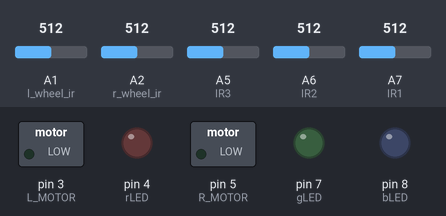
Bench run of a sketch on a simulated Arduino Nano, built with avr-gcc and run on an emulated ATmega328P. Shown: switched loads named in the sketch (green lamp = pin HIGH), output pins drawn as LEDs (lit = HIGH). The inputs (shaded band) are chosen by the test bench; at power-on: A5 (IR3) = 512, A6 (IR2) = 512, A7 (IR1) = 512, A1 (l_wheel_ir) = 512, A2 (r_wheel_ir) = 512. What the sketch prints to the serial monitor is not drawn.

Above: at 1.2 s.
1.3 s: A5 (IR3) set to 467
2.8 s: A5 (IR3) set to 443
At 4.9 s:
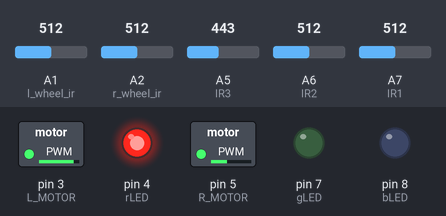
5.2 s: A6 (IR2) set to 306
At 5.7 s:
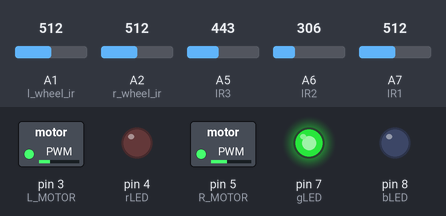
6.7 s: A7 (IR1) set to 423
8.2 s: A7 (IR1) set to 404
At 9.4 s:
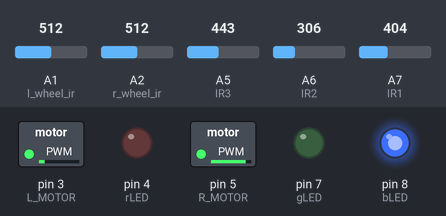
9.8 s: A5 (IR3) set to 424
11.3 s: A5 (IR3) set to 399
At 12.7 s:
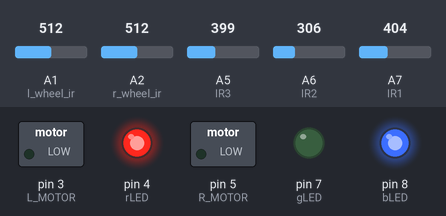
Timing chart, 0 to 13.8 s (numbered marks = the images above; inputs shaded):
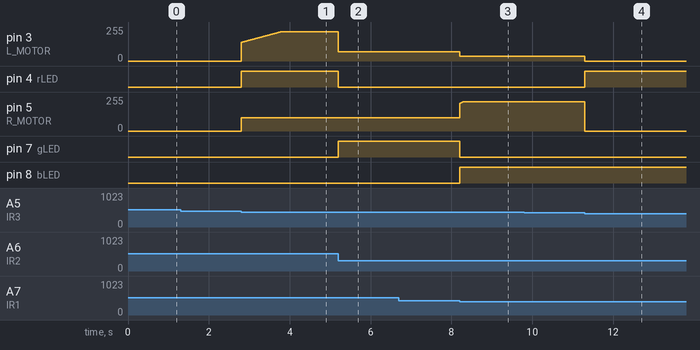

Measured:
- the behaviour switches between 452 and 451 on A5 (IR3) (found by bisection; images 0 and 1)
- the behaviour switches between 412 and 411 on A7 (IR1) (found by bisection; images 2 and 3)
- the behaviour switches between 412 and 411 on A5 (IR3) (found by bisection; images 3 and 4)
- after the input at 1.3 s, every drawn part: stays the same
- after the input at 2.8 s, pin 3 (L_MOTOR): moves from 0/255 to 220/255 over 0.98 s, starting at once; pin 4 (rLED): LOW → HIGH at once; pin 5 (R_MOTOR): 0/255 → 100/255 at once
- after the input at 5.2 s, pin 3 (L_MOTOR): 220/255 → 70/255 at once; pin 4 (rLED): HIGH → LOW at once; pin 7 (gLED): LOW → HIGH at once
- after the input at 6.7 s, every drawn part: stays the same
- after the input at 8.2 s, pin 3 (L_MOTOR): 70/255 → 35/255 at once; pin 5 (R_MOTOR): moves from 100/255 to 220/255 over 0.09 s, starting at once; pin 7 (gLED): HIGH → LOW at once; pin 8 (bLED): LOW → HIGH at once
- after the input at 9.8 s, every drawn part: stays the same
- after the input at 11.3 s, pin 3 (L_MOTOR): 35/255 → 0/255 at once; pin 4 (rLED): LOW → HIGH at once; pin 5 (R_MOTOR): 220/255 → 0/255 at once

The sketch:

sketch_ee3_project.ino
```cpp
#define IR1 A7//leftir
#define IR2 A6//midir
#define IR3 A5//rightir

#define rLED 4
#define gLED 7
#define bLED 8

#define L_MOTOR 3
#define R_MOTOR 5

#define r_wheel_ir 2
#define l_wheel_ir 1

#define PWM_HIGH_MOTOR 190

const int basespeedR = 115-15;
const int basespeedL = 80-10;

template<class T> inline Print &operator <<(Print &obj, T arg) { obj.print(arg); return obj; }
const int DT = 1;
int offs[5];
int avg = 0;

struct pid { //Note that because we have two different types of distance sensors (Andrew's works a little differently than Jeffrey's we should have two different errors. To stay straight though we can just use one side right?)
  double integral;
  int prev = 0;
  double kp = 0.7; //the ks should be negative to counteract error
  double ki = 0.08;
  double kd = 0.8;
};

struct ir_in{
  int x,y,z,lw,rw;
};

void resetPid(struct pid *e) {
  e->integral = 0;
  e->prev = 0;
}

int ChangeOutput(int input, int changedetected){
  if(changedetected){
      return PWM_HIGH_MOTOR;
    }
  return input;
}

int getFix(struct pid *e, int error) {
  double d = (error - e->prev)/DT;
  e->integral += error * DT;
  e->prev = error;
  int r = abs(e->kp * error + e->ki * e->integral + e->kd * d);
  //Serial << "GetFix: " << r << " \n";
  return r;
}

inline struct ir_in ir_read(){
  ir_in ir_struct;
  int x = analogRead(IR1);
  int y = analogRead(IR2);
  int z = analogRead(IR3);
  int rw = analogRead(r_wheel_ir);
  int lw = analogRead(l_wheel_ir);
  if(x > offs[0]){
    x = offs[0];
    }
  if(y > offs[1]){
    y = offs[1];
  }
  if(z > offs[2]){
    z = offs[2];
    }
  if (rw > offs[3])
    rw = offs[3];
  if (lw > offs[4])
    lw = offs[4];
  ir_struct.x = map(x, 0, offs[0], 255, 0);
  ir_struct.y = map(y, 0, offs[1], 255, 0);
  ir_struct.z = map(z, 0, offs[2], 255, 0);
  ir_struct.rw = map(rw, 0, offs[3], 255, 0);
  ir_struct.lw = map(lw, 0, offs[4], 255, 0);
  return ir_struct;
}

void blink_5_LEDs(int option){
  if(option == 1){ //blue option
    digitalWrite(L_MOTOR, 150);
    for(int i = 0; i < 5; i++){
     digitalWrite(bLED, HIGH);
     //delay((unsigned long)20);
     digitalWrite(bLED, LOW);
    }
  }
  else if(option == 3){ //red option
    digitalWrite(R_MOTOR,150);
    for(int i = 0; i < 5; i++){
      digitalWrite(rLED, HIGH);
      //delay((unsigned long)20);
      digitalWrite(rLED, LOW);
    }
  }
  else if(option == 2){ //both
    digitalWrite(R_MOTOR, 150);
    digitalWrite(L_MOTOR, 150);
    for(int i = 0; i < 5; i++){
     digitalWrite(bLED, HIGH);
     digitalWrite(rLED, HIGH);
     //delay((unsigned long)20);
     digitalWrite(bLED, LOW);
     digitalWrite(rLED, LOW);
    }
  }
  return;
}

void resetLEDs(){digitalWrite(gLED, LOW); digitalWrite(bLED, LOW); digitalWrite(rLED, LOW);};

void Turn_Perpendicular(){ //Turns left when detects that we're perpendicular to the line. This should hardly go on.
  while(analogRead(IR1) < 40 || analogRead(IR2) < 40 || analogRead(IR3) < 40){
    analogWrite(L_MOTOR, 130);
    analogWrite(R_MOTOR, 0);
    digitalWrite(bLED, HIGH);
    }
    digitalWrite(bLED, LOW);
    analogWrite(L_MOTOR, 0);
    analogWrite(R_MOTOR, 0);
  }

void time_straight(unsigned int t_time){
  for(int i = 0; i < t_time; i++){
     digitalWrite(gLED, HIGH);
     digitalWrite(rLED, LOW);
     digitalWrite(bLED, LOW);
     digitalWrite(R_MOTOR, basespeedR);
     digitalWrite(L_MOTOR, basespeedL);
    }
}

pid lman; pid rman;
int motor_readings1[8];
int motor_readings2[8];
int m_increment = 0;
int changedetected = 0;
int changedetected1 = 0;
int lastaction = 0; //0 turn right, 1 turn left
bool detectedexit = 0;
void process(ir_in& ir_struct, int& rmotor, int& lmotor){
  const int tolerance_level = 20;/*
  if(m_increment == 7){
    for(int i = 0; i < 8; i++){
      if(!changedetected && (motor_readings1[i] - motor_readings1[0] > tolerance_level))
        {
          changedetected = 1; //true
          break;
        }
      else
        changedetected = 0; //false
    }//We should insert a function that jumpstarts the motors, or just add a constant value to the PID instead?
    for(int j = 0; j < 8; j++){
       if(!changedetected1 && (motor_readings2[j] - motor_readings2[0] > tolerance_level))
        {
          changedetected1 = 1; //true
          break;
        }
      else
        changedetected1 = 0; //false
      }
      //blink_5_LEDs((int)changedetected1*2 + (int)changedetected); //Only occurs at the end of the array
    }*/
  changedetected = 0; //debug to stop this portion
  changedetected1 = 0;
  int rError = abs(ir_struct.y - ir_struct.x);
  int lError = abs(ir_struct.y - ir_struct.z);
//  Serial << "x1:  " << ir_struct.x << "  y1:  " << ir_struct.y << "  z1:  " << ir_struct.z << "  \n";  //Previously in loop to test IR
  const int level = 50; //Threshold level. Above 40 means black detected, below that means white.
  const int level_mid = 58;
  if(ir_struct.x > level){
    if(ir_struct.y > level){
      if(ir_struct.z > level && ir_struct.y > level && ir_struct.z > level){
        //We're perpendicular to the line. Turn right until we hit the line again.
          lmotor = 0;
          rmotor = 0;
          digitalWrite(bLED, HIGH);
          digitalWrite(rLED, HIGH);
          digitalWrite(gLED, LOW);
          detectedexit = 1;
        }
       else{
          lastaction = 1;
          digitalWrite(bLED, HIGH);
          digitalWrite(rLED, LOW);
          digitalWrite(gLED, LOW);
          rmotor = constrain(int(basespeedR + getFix(&rman, rError)), basespeedR/2, 220); //ChangeDetected ->1st -> Right Motor
          lmotor = constrain(int(basespeedL - getFix(&lman, lError)), basespeedL/2, 220); //ChangeDetected1 -> 2nd -> Left Motor
        //We should update PID to go to the left a little bit
        }
      }
    else{
          lastaction = 1;
          digitalWrite(bLED, HIGH);
          digitalWrite(rLED, LOW);
          digitalWrite(gLED, LOW);
          rmotor = (constrain(int(basespeedR + getFix(&rman, rError)), basespeedR/2, 220));
          lmotor = (constrain(int(basespeedL - getFix(&lman, lError)), basespeedL/2, 220));
        //We should update PID to go to the left a little bit
      }
    }
  else{
    if(ir_struct.y > 90){
        lastaction = 3;
        digitalWrite(gLED, HIGH);
        digitalWrite(rLED, LOW);
        digitalWrite(bLED, LOW);
        //We're completely in a straight line. Reset pid integral error in order to make PID recalibrated.
        resetPid(&lman); resetPid(&rman);
        rmotor = basespeedR;
        lmotor = basespeedL;
      }
    if(ir_struct.y > level){
      if(ir_struct.z > level + 7){
        lastaction = 0;
          digitalWrite(bLED, LOW);
          digitalWrite(gLED, LOW);
          digitalWrite(rLED, HIGH);
          lmotor = constrain(int(basespeedL + getFix(&lman, lError)), basespeedL/2, 220);
          rmotor = constrain(int(basespeedR - getFix(&rman, rError)), basespeedR/2, 220);
        //TURN RIGHT
        }
      else{
        lastaction = 3;
        digitalWrite(gLED, HIGH);
        digitalWrite(rLED, LOW);
        digitalWrite(bLED, LOW);
        //We're completely in a straight line. Reset pid integral error in order to make PID recalibrated.
        resetPid(&lman); resetPid(&rman);
        rmotor = basespeedR;
        lmotor = basespeedL;
        }
      }
     else if(ir_struct.z > 30){//Update PID to go to the left a lot.
      //TURN RIGHT
          lastaction = 0;
          digitalWrite(rLED, HIGH);
          digitalWrite(bLED, LOW);
          digitalWrite(gLED, LOW);
          lmotor = constrain(int(basespeedL + getFix(&lman, lError)), basespeedL/2, 220);
          rmotor = constrain(int(basespeedR - getFix(&rman, rError)), basespeedR/2, 220);
     }
     else{//No line to follow, we finished (Jumpstart and see where we can go after this)
      /*
      if(lastaction == 0){
          digitalWrite(rLED, HIGH);
          digitalWrite(bLED, LOW);
          digitalWrite(gLED, LOW);
          lmotor = constrain(int(basespeedL + 15), basespeedL/2, 220);
          rmotor = basespeedR;
        }
      else if(lastaction == 1){
          digitalWrite(bLED, HIGH);
          digitalWrite(rLED, LOW);
          digitalWrite(gLED, LOW);
          rmotor = constrain(int(basespeedR + 15), basespeedR/2, 220);
          lmotor = basespeedL;
        }
     */
     }
  }
}
void setup() {
  rman.kd = -0.0115; //kd should always be negative on rman and lman
  rman.ki = 0.001;
  //rman.ki = 0.01;
  //rman.kp = 4.2;
  rman.kp = 2.2;
  lman.ki = 0.001;
  //lman.ki = 0.01;
  lman.kd = -0.0115;
  //lman.kp = 4.0;
  lman.kp = 2.0;

  for(int i = 0; i < 8; i++){motor_readings1[i] = 0; motor_readings2[i] = 0;}
  Serial.begin(9600);
  offs[0] = 0;
  offs[1] = 0;
  offs[2] = 0;
  offs[3] = 0;
  offs[4] = 0;
  pinMode(IR1, INPUT);
  pinMode(IR2, INPUT);

  pinMode(gLED, OUTPUT);
  pinMode(rLED, OUTPUT);
  pinMode(bLED, OUTPUT);

  int nsamples = 5;
  for(int i = 0; i < nsamples; i++){
    avg += analogRead(IR2);
    offs[0] += analogRead(IR1);
    offs[1] += analogRead(IR2);
    offs[2] += analogRead(IR3);
    offs[3] += analogRead(r_wheel_ir);
    offs[4] += analogRead(l_wheel_ir);
    Serial << "avg:" << avg;
  }
  offs[0] = offs[0]/nsamples;
  offs[1] = offs[1]/nsamples;
  offs[2] = offs[2]/nsamples;
  offs[3] = offs[3]/nsamples;
  offs[4] = offs[4]/nsamples;
  avg = avg/nsamples;
  Serial << "offs" << offs[0] << " " << offs[1] << "\n";

  //Serial << "x1:  " << ir_struct.x << "  y1:  " << ir_struct.y << "  z1:  " << ir_struct.z << "  \n";  //Previously in loop to test IR
}

int rmotor = 0; int lmotor = 0; unsigned tick_cnt = 0;
void loop() {
  ir_in ir_struct = ir_read();
  //Serial << "RW: " << ir_struct.rw << "\n LW: " << ir_struct.lw << "\n";
  if(tick_cnt > 50 && !detectedexit){
   analogWrite(R_MOTOR, rmotor);
   analogWrite(L_MOTOR, lmotor);
   process(ir_struct, rmotor, lmotor);
  }
  else{
    analogWrite(R_MOTOR, LOW);
    analogWrite(L_MOTOR, LOW);
    //time_straight(500);
   }
  if(tick_cnt % 50){ //Only runs every 50th tick count
    motor_readings1[m_increment] = ir_struct.rw;
    motor_readings2[m_increment] = ir_struct.lw;
    if(m_increment < 7)
     m_increment++;
    else
      m_increment = 0;
  }
  tick_cnt++;
 }
```
